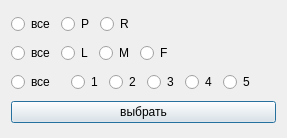
<?xml version="1.0" encoding="UTF-8"?>
<ui version="4.0">
 <class>InguinalHerniaForm</class>
 <widget class="QDialog" name="InguinalHerniaForm">
  <property name="geometry">
   <rect>
    <x>0</x>
    <y>0</y>
    <width>287</width>
    <height>138</height>
   </rect>
  </property>
  <property name="windowTitle">
   <string>Dialog</string>
  </property>
  <layout class="QVBoxLayout" name="verticalLayout">
   <item>
    <layout class="QHBoxLayout" name="horizontalLayout">
     <item>
      <widget class="QRadioButton" name="radioButton_all_pr">
       <property name="text">
        <string>все</string>
       </property>
       <attribute name="buttonGroup">
        <string notr="true">buttonGroup</string>
       </attribute>
      </widget>
     </item>
     <item>
      <widget class="QRadioButton" name="radioButton_p">
       <property name="text">
        <string>P</string>
       </property>
       <attribute name="buttonGroup">
        <string notr="true">buttonGroup</string>
       </attribute>
      </widget>
     </item>
     <item>
      <widget class="QRadioButton" name="radioButton_r">
       <property name="text">
        <string>R</string>
       </property>
       <attribute name="buttonGroup">
        <string notr="true">buttonGroup</string>
       </attribute>
      </widget>
     </item>
     <item>
      <spacer name="horizontalSpacer_3">
       <property name="orientation">
        <enum>Qt::Horizontal</enum>
       </property>
       <property name="sizeHint" stdset="0">
        <size>
         <width>40</width>
         <height>20</height>
        </size>
       </property>
      </spacer>
     </item>
    </layout>
   </item>
   <item>
    <layout class="QHBoxLayout" name="horizontalLayout_2">
     <item>
      <widget class="QRadioButton" name="radioButton_all_lmf">
       <property name="text">
        <string>все</string>
       </property>
       <attribute name="buttonGroup">
        <string notr="true">buttonGroup_2</string>
       </attribute>
      </widget>
     </item>
     <item>
      <widget class="QRadioButton" name="radioButton_l">
       <property name="text">
        <string>L</string>
       </property>
       <attribute name="buttonGroup">
        <string notr="true">buttonGroup_2</string>
       </attribute>
      </widget>
     </item>
     <item>
      <widget class="QRadioButton" name="radioButton_m">
       <property name="text">
        <string>M</string>
       </property>
       <attribute name="buttonGroup">
        <string notr="true">buttonGroup_2</string>
       </attribute>
      </widget>
     </item>
     <item>
      <widget class="QRadioButton" name="radioButton_f">
       <property name="text">
        <string>F</string>
       </property>
       <attribute name="buttonGroup">
        <string notr="true">buttonGroup_2</string>
       </attribute>
      </widget>
     </item>
     <item>
      <spacer name="horizontalSpacer_5">
       <property name="orientation">
        <enum>Qt::Horizontal</enum>
       </property>
       <property name="sizeHint" stdset="0">
        <size>
         <width>40</width>
         <height>20</height>
        </size>
       </property>
      </spacer>
     </item>
    </layout>
   </item>
   <item>
    <layout class="QHBoxLayout" name="horizontalLayout_3">
     <item>
      <widget class="QRadioButton" name="radioButton_all_size">
       <property name="text">
        <string>все</string>
       </property>
       <attribute name="buttonGroup">
        <string notr="true">buttonGroup_3</string>
       </attribute>
      </widget>
     </item>
     <item>
      <spacer name="horizontalSpacer_7">
       <property name="orientation">
        <enum>Qt::Horizontal</enum>
       </property>
       <property name="sizeHint" stdset="0">
        <size>
         <width>40</width>
         <height>20</height>
        </size>
       </property>
      </spacer>
     </item>
     <item>
      <widget class="QRadioButton" name="radioButton_size1">
       <property name="text">
        <string>1</string>
       </property>
       <attribute name="buttonGroup">
        <string notr="true">buttonGroup_3</string>
       </attribute>
      </widget>
     </item>
     <item>
      <widget class="QRadioButton" name="radioButton_size2">
       <property name="text">
        <string>2</string>
       </property>
       <attribute name="buttonGroup">
        <string notr="true">buttonGroup_3</string>
       </attribute>
      </widget>
     </item>
     <item>
      <widget class="QRadioButton" name="radioButton_size3">
       <property name="text">
        <string>3</string>
       </property>
       <attribute name="buttonGroup">
        <string notr="true">buttonGroup_3</string>
       </attribute>
      </widget>
     </item>
     <item>
      <widget class="QRadioButton" name="radioButton_size4">
       <property name="text">
        <string>4</string>
       </property>
       <attribute name="buttonGroup">
        <string notr="true">buttonGroup_3</string>
       </attribute>
      </widget>
     </item>
     <item>
      <widget class="QRadioButton" name="radioButton_size5">
       <property name="text">
        <string>5</string>
       </property>
       <attribute name="buttonGroup">
        <string notr="true">buttonGroup_3</string>
       </attribute>
      </widget>
     </item>
     <item>
      <spacer name="horizontalSpacer_4">
       <property name="orientation">
        <enum>Qt::Horizontal</enum>
       </property>
       <property name="sizeHint" stdset="0">
        <size>
         <width>40</width>
         <height>20</height>
        </size>
       </property>
      </spacer>
     </item>
     <item>
      <spacer name="horizontalSpacer_6">
       <property name="orientation">
        <enum>Qt::Horizontal</enum>
       </property>
       <property name="sizeHint" stdset="0">
        <size>
         <width>40</width>
         <height>20</height>
        </size>
       </property>
      </spacer>
     </item>
    </layout>
   </item>
   <item>
    <layout class="QHBoxLayout" name="horizontalLayout_5">
     <item>
      <widget class="QPushButton" name="pushButton">
       <property name="text">
        <string>выбрать</string>
       </property>
      </widget>
     </item>
    </layout>
   </item>
  </layout>
 </widget>
 <resources/>
 <connections/>
 <buttongroups>
  <buttongroup name="buttonGroup_2"/>
  <buttongroup name="buttonGroup_3"/>
  <buttongroup name="buttonGroup"/>
 </buttongroups>
</ui>
